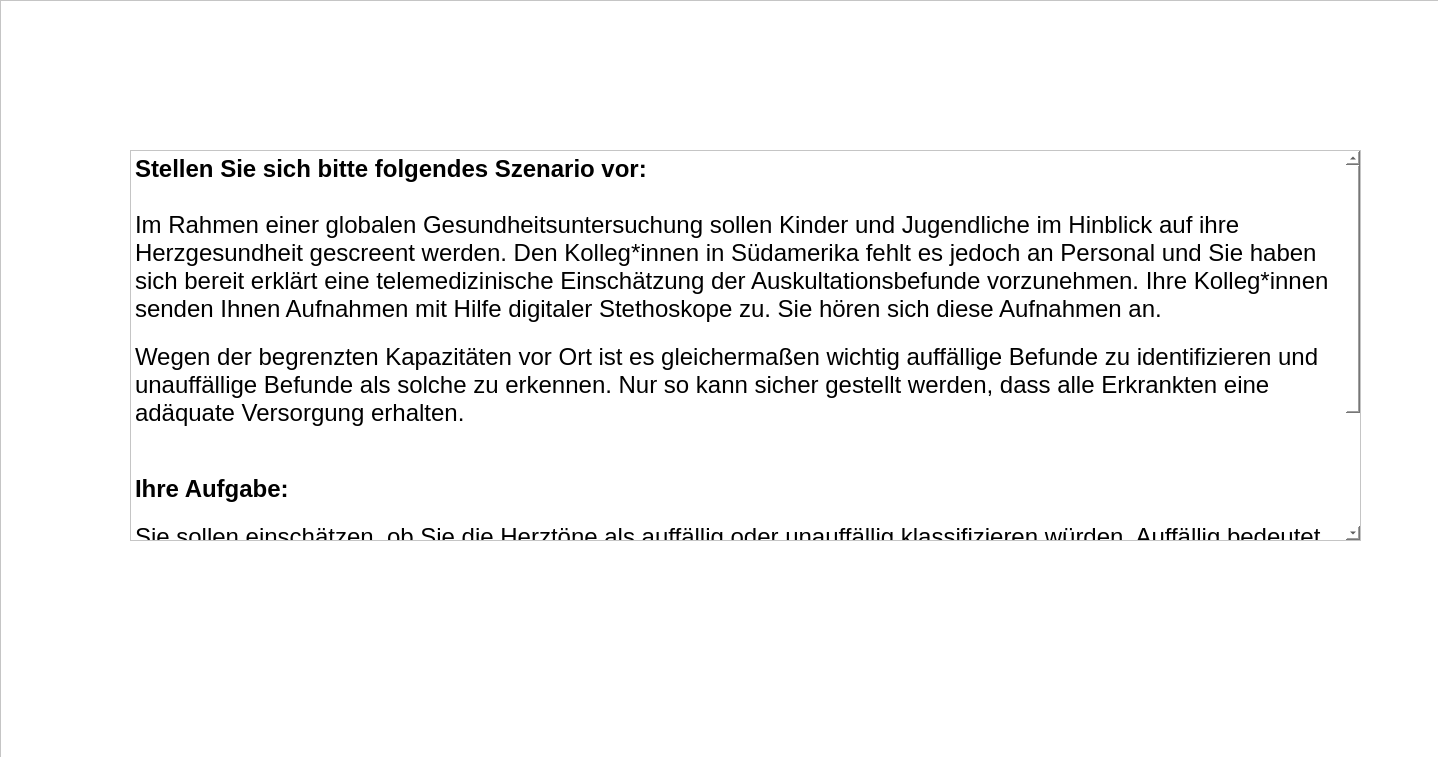
<?xml version="1.0" encoding="UTF-8"?>
<ui version="4.0">
 <class>Form</class>
 <widget class="QWidget" name="Form">
  <property name="geometry">
   <rect>
    <x>0</x>
    <y>0</y>
    <width>1438</width>
    <height>757</height>
   </rect>
  </property>
  <property name="windowTitle">
   <string>Form</string>
  </property>
  <widget class="QFrame" name="frame">
   <property name="geometry">
    <rect>
     <x>0</x>
     <y>0</y>
     <width>1511</width>
     <height>1041</height>
    </rect>
   </property>
   <property name="styleSheet">
    <string notr="true">background-color: white;</string>
   </property>
   <property name="frameShape">
    <enum>QFrame::StyledPanel</enum>
   </property>
   <property name="frameShadow">
    <enum>QFrame::Raised</enum>
   </property>
   <widget class="QPushButton" name="weiterBtn">
    <property name="geometry">
     <rect>
      <x>1130</x>
      <y>760</y>
      <width>231</width>
      <height>81</height>
     </rect>
    </property>
    <property name="autoFillBackground">
     <bool>false</bool>
    </property>
    <property name="styleSheet">
     <string notr="true">background-color: blue; font: bold 30px; color: white;</string>
    </property>
    <property name="text">
     <string>Weiter</string>
    </property>
    <property name="autoDefault">
     <bool>false</bool>
    </property>
    <property name="default">
     <bool>false</bool>
    </property>
    <property name="flat">
     <bool>false</bool>
    </property>
   </widget>
   <widget class="QTextBrowser" name="textBrowser">
    <property name="geometry">
     <rect>
      <x>130</x>
      <y>150</y>
      <width>1231</width>
      <height>391</height>
     </rect>
    </property>
    <property name="html">
     <string>&lt;!DOCTYPE HTML PUBLIC &quot;-//W3C//DTD HTML 4.0//EN&quot; &quot;http://www.w3.org/TR/REC-html40/strict.dtd&quot;&gt;
&lt;html&gt;&lt;head&gt;&lt;meta name=&quot;qrichtext&quot; content=&quot;1&quot; /&gt;&lt;style type=&quot;text/css&quot;&gt;
p, li { white-space: pre-wrap; }
&lt;/style&gt;&lt;/head&gt;&lt;body style=&quot; font-family:'.AppleSystemUIFont'; font-size:13pt; font-weight:400; font-style:normal;&quot;&gt;
&lt;p style=&quot; margin-top:0px; margin-bottom:0px; margin-left:0px; margin-right:0px; -qt-block-indent:0; text-indent:0px;&quot;&gt;&lt;span style=&quot; font-family:'Helvetica Neue'; font-size:18pt; font-weight:600;&quot;&gt;Stellen Sie sich bitte folgendes Szenario vor:&lt;/span&gt;&lt;/p&gt;
&lt;p style=&quot;-qt-paragraph-type:empty; margin-top:0px; margin-bottom:0px; margin-left:0px; margin-right:0px; -qt-block-indent:0; text-indent:0px; font-family:'Helvetica Neue'; font-size:18pt; font-weight:600;&quot;&gt;&lt;br /&gt;&lt;/p&gt;
&lt;p style=&quot; margin-top:0px; margin-bottom:0px; margin-left:0px; margin-right:0px; -qt-block-indent:0; text-indent:0px;&quot;&gt;&lt;span style=&quot; font-family:'Helvetica Neue'; font-size:18pt;&quot;&gt;Im Rahmen einer globalen Gesundheitsuntersuchung sollen Kinder und Jugendliche im Hinblick auf ihre Herzgesundheit gescreent werden. Den Kolleg*innen in Südamerika fehlt es jedoch an Personal und Sie haben sich bereit erklärt eine telemedizinische Einschätzung der Auskultationsbefunde vorzunehmen. Ihre Kolleg*innen senden Ihnen Aufnahmen mit Hilfe digitaler Stethoskope zu. Sie hören sich diese Aufnahmen an.&lt;br /&gt;&lt;/span&gt;&lt;/p&gt;
&lt;p style=&quot; margin-top:0px; margin-bottom:0px; margin-left:0px; margin-right:0px; -qt-block-indent:0; text-indent:0px;&quot;&gt;&lt;span style=&quot; font-family:'Helvetica Neue'; font-size:18pt;&quot;&gt;Wegen der begrenzten Kapazitäten vor Ort ist es gleichermaßen wichtig auffällige Befunde zu identifizieren und unauffällige Befunde als solche zu erkennen. Nur so kann sicher gestellt werden, dass alle Erkrankten eine adäquate Versorgung erhalten.&lt;br /&gt;&lt;br /&gt;&lt;/span&gt;&lt;/p&gt;
&lt;p style=&quot; margin-top:0px; margin-bottom:0px; margin-left:0px; margin-right:0px; -qt-block-indent:0; text-indent:0px;&quot;&gt;&lt;span style=&quot; font-family:'Helvetica Neue'; font-size:18pt; font-weight:600;&quot;&gt;Ihre Aufgabe:&lt;/span&gt;&lt;span style=&quot; font-family:'Helvetica Neue'; font-size:18pt;&quot;&gt;&lt;br /&gt;&lt;/span&gt;&lt;/p&gt;
&lt;p style=&quot; margin-top:0px; margin-bottom:0px; margin-left:0px; margin-right:0px; -qt-block-indent:0; text-indent:0px;&quot;&gt;&lt;span style=&quot; font-family:'Helvetica Neue'; font-size:18pt;&quot;&gt;Sie sollen einschätzen, ob Sie die Herztöne als auffällig oder unauffällig klassifizieren würden. Auffällig bedeutet dabei, dass pathologische Strömungsgeräusche bzw. Herzgeräusche vorhanden sind. Rhytmusstörungen und Tachykardien bzw. Bradykardien werden im Rahmen dieser Studie nicht als auffällig klassifiziert.&lt;br /&gt;&lt;/span&gt;&lt;/p&gt;
&lt;p style=&quot; margin-top:0px; margin-bottom:0px; margin-left:0px; margin-right:0px; -qt-block-indent:0; text-indent:0px;&quot;&gt;&lt;span style=&quot; font-family:'Helvetica Neue'; font-size:18pt;&quot;&gt;Im Folgenden erhalten Sie noch Informationen über den Experimentalablauf und ein Assistenzsystem zur digitalen Auskultation, welches Ihnen als Unterstützung zur Verfügung gestellt wird. Lesen Sie diese bitte gründlich!&lt;/span&gt;&lt;span style=&quot; font-size:18pt;&quot;&gt; &lt;/span&gt;&lt;/p&gt;&lt;/body&gt;&lt;/html&gt;</string>
    </property>
   </widget>
  </widget>
 </widget>
 <resources/>
 <connections/>
</ui>
